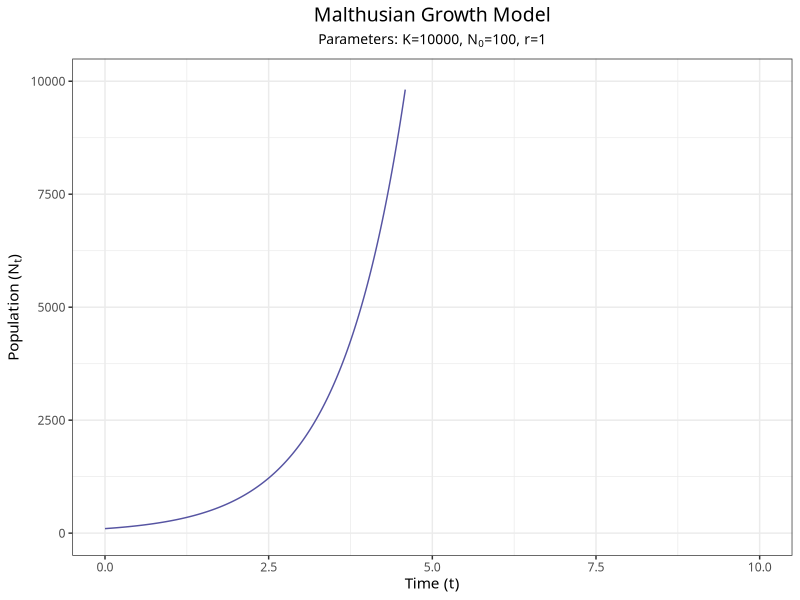
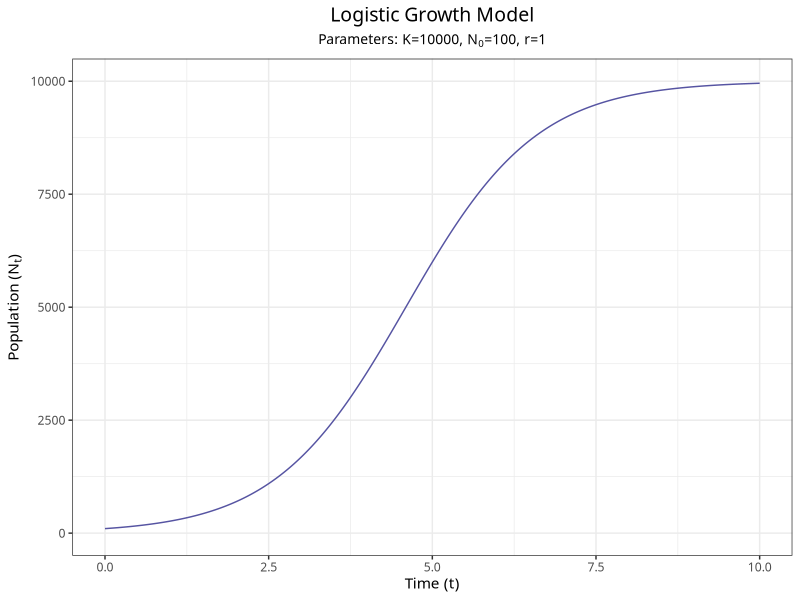
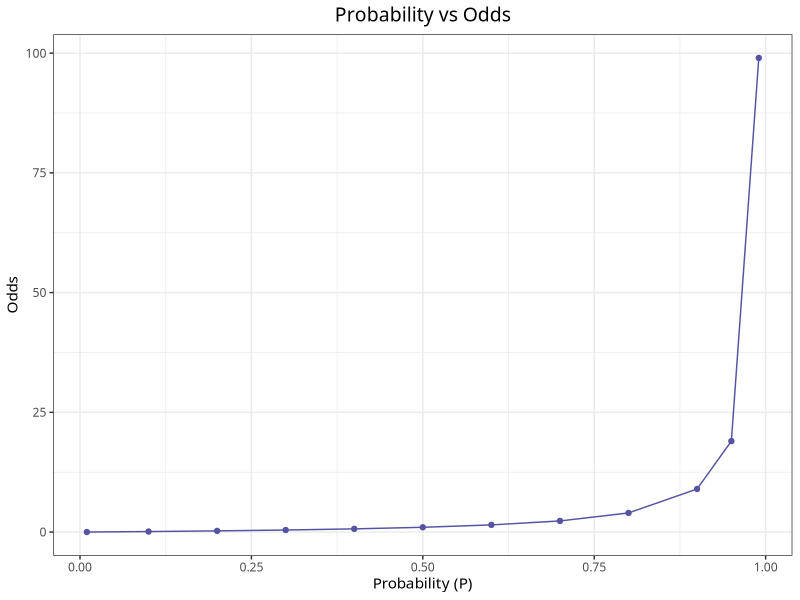
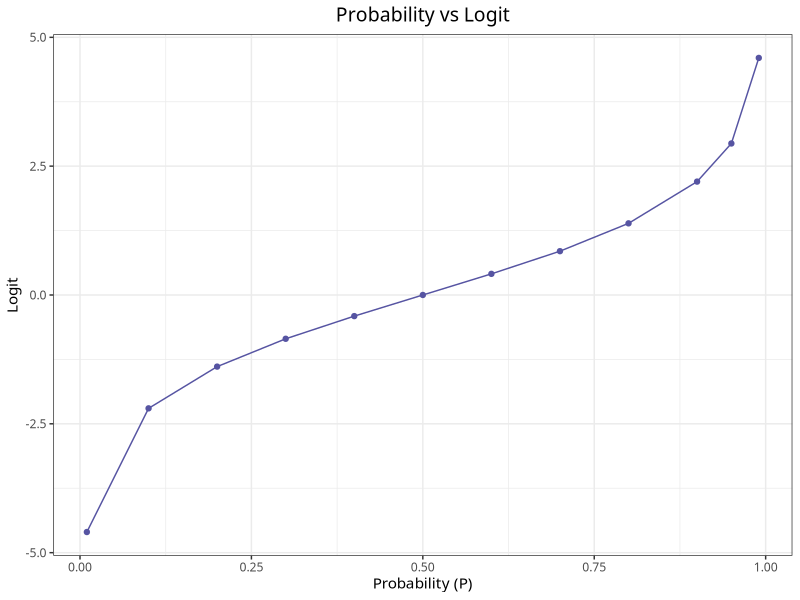

The R script that drew these images, in order:
## ---- chunk 1
#| label: setup
#| include: false
library(tidyverse)
library(kableExtra)
library(here)
## ---- chunk 2
# Parameters
K <- 10000
N_0 <- 100
r <- 1

# Calculation
x <- seq(0, 10, length.out = 400)
N_t_malthus <- N_0 * exp(r * x)
data_malthus <- data.frame(Time = x, Population = N_t_malthus)

# Plotting
ggplot(data_malthus, aes(x = Time, y = Population)) +
  geom_line(color = "#5654A2") +
  labs(title = "Malthusian Growth Model",
       subtitle = expression(
         paste("Parameters: ", K, "=10000, ", N[0], "=100, ", r, "=1")
         ),
       x = "Time (t)",
       y = expression(paste("Population (", N[t], ")"))) +
  ylim(0, 10000) +
  theme_bw(base_family = 'Ubuntu') +
  theme(plot.subtitle = element_text(hjust = 0.5, size = 10),
        plot.title = element_text(hjust = 0.5, size = 14))
## ---- chunk 3
# Calculation for Logistic Growth Model
N_t_logit <- K / (1 + ((K - N_0) / N_0) * exp(-r * x))
data_logit <- data.frame(Time = x, Population = N_t_logit)

# Plotting the Logistic Growth Model
ggplot(data_logit, aes(x = Time, y = Population)) +
  geom_line(color = "#5654A2") +
  labs(title = "Logistic Growth Model",
       subtitle = expression(
         paste("Parameters: ", K, "=10000, ", N[0], "=100, ", r, "=1")
         ),
       x = "Time (t)",
       y = expression(paste("Population (", N[t], ")"))) +
  ylim(0, 10000) +
  theme_bw(base_family = 'Ubuntu') +
  theme(plot.subtitle = element_text(hjust = 0.5, size = 10),
        plot.title = element_text(hjust = 0.5, size = 14))
## ---- chunk 4
#| echo: false
# Define the probability values
P <- c(0.01, 0.1, 0.2, 0.3, 0.4, 0.5, 0.6, 0.7, 0.8, 0.9, 0.95, 0.99)

# Calculation
Odds <- P / (1 - P)
Logit <- round(log(Odds), 2)
Odds <- round(Odds, 2)

# Data frame
data_logit <- data.frame(P, Odds, Logit)
data_logit %>% 
  kable(escape = FALSE, align = c("c")) %>% 
  column_spec(column = 1, width = '10em') %>%
  column_spec(column = 2, width = '10em') %>% 
  column_spec(column = 3, width = '10em') %>% 
  kable_styling(position = "center")
## ---- chunk 5
#| echo: false
#| out-width: 90%
# Plot P vs Odds
ggplot(data_logit, aes(x = P, y = Odds)) +
  geom_point(color = "#5654A2") +
  geom_line(color = "#5654A2") +
  labs(title = "Probability vs Odds",
       x = "Probability (P)",
       y = "Odds") +
  theme_bw(base_family = 'Ubuntu') +
  theme(plot.title = element_text(hjust = 0.5, size = 14))
## ---- chunk 6
#| echo: false
#| out-width: 90%
# Plot P vs Logit
ggplot(data_logit, aes(x = P, y = Logit)) +
  geom_point(color = "#5654A2") +
  geom_line(color = "#5654A2") +
  labs(title = "Probability vs Logit",
       x = "Probability (P)",
       y = "Logit") +
  theme_bw(base_family = 'Ubuntu') +
  theme(plot.title = element_text(hjust = 0.5, size = 14))
